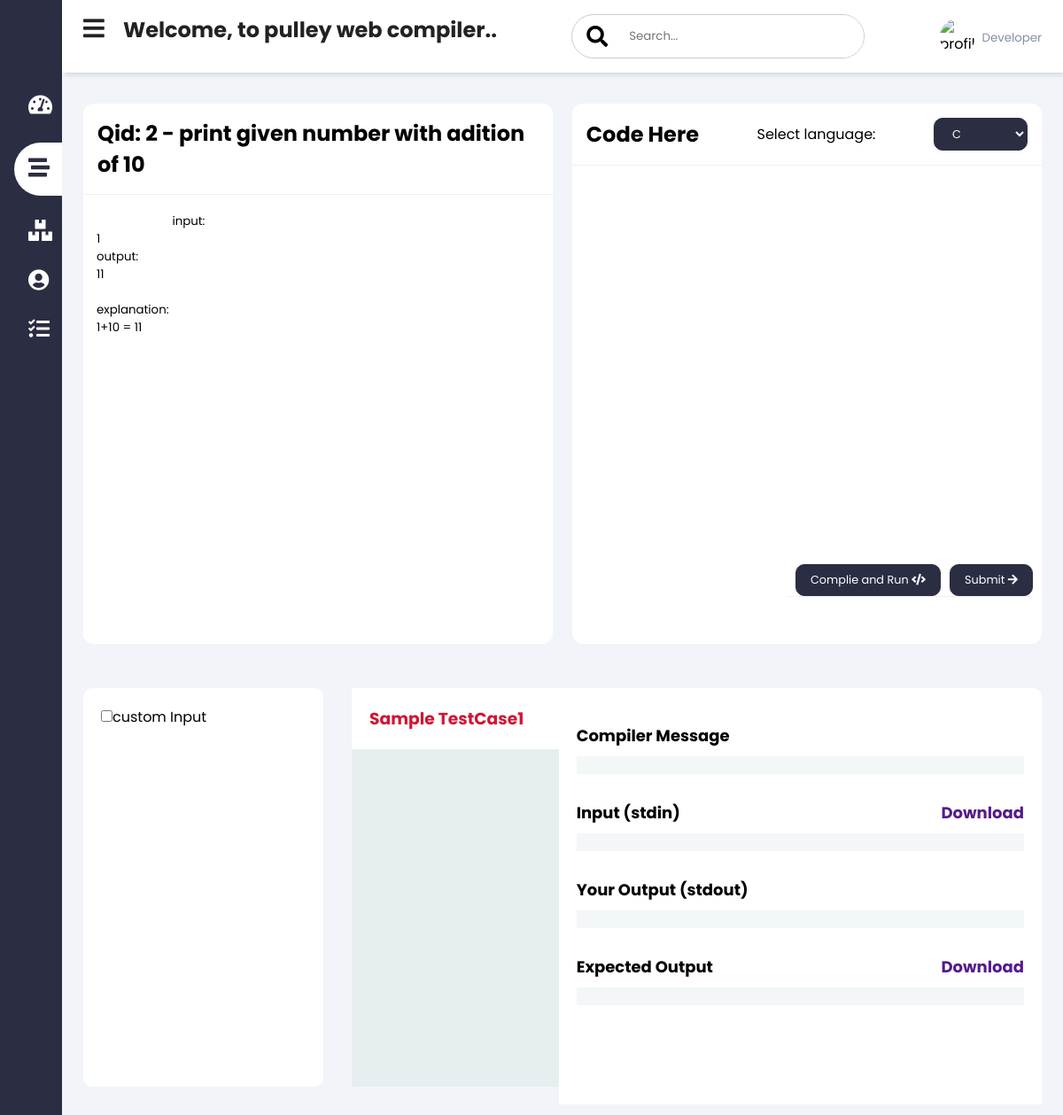
The app's page /pratice_compiler/2/ with its own data.
### Compiler/models.py (models this page shows, shortened)
class Pratice_Problems(models.Model):
    title = models.CharField(max_length=100,null=True)
    long_des = models.TextField(null=True)
    image = models.FileField(null=True, blank=True)
    inputt1 = models.TextField(null=True, blank=True)
    ex_outputt1 = models.TextField(null=True, blank=True)
    inputt2 = models.TextField(null=True, blank=True)
    ex_outputt2 = models.TextField(null=True, blank=True)
    inputt3 = models.TextField(null=True, blank=True)
    ex_outputt3 = models.TextField(null=True, blank=True)
    inputt4 = models.TextField(null=True, blank=True)
    ex_outputt4 = models.TextField(null=True, blank=True)
    inputt5 = models.TextField(null=True, blank=True)
    ex_outputt5 = models.TextField(null=True, blank=True)
    inputt6 = models.TextField(null=True, blank=True)
    ex_outputt6 = models.TextField(null=True, blank=True)
    inputt7 = models.TextField(null=True, blank=True)
    ex_outputt7 = models.TextField(null=True, blank=True)
    inputt8 = models.TextField(null=True, blank=True)
    ex_outputt8 = models.TextField(null=True, blank=True)
    inputt9 = models.TextField(null=True, blank=True)
    ex_outputt9 = models.TextField(null=True, blank=True)
    inputt10 = models.TextField(null=True, blank=True)
    ex_outputt10 = models.TextField(null=True, blank=True)

### Compiler/views.py (the view, shortened to what this page needs)
# urls.py: path('pratice_compiler/<int:pid>/', Solve_Pratice_Problem, name='SolvePraticeProblem'),
def Solve_Pratice_Problem(request, pid):
    data = Pratice_Problems.objects.get(id=pid)
    d = {'data':data}
    return render(request, 'pratice_compiler.html',d)

### Compiler/templates/pratice_compiler.html (shortened to what this page needs)
{% load static %}
<!DOCTYPE html>
<html>
<head>
    <link rel="stylesheet" href="https://use.fontawesome.com/releases/v5.15.3/css/all.css">
    <link rel="stylesheet" href="{% static 'assets/style.css' %}">
    <link rel="stylesheet" href="{% static 'assets/practice.css' %}">
</head>
<body>
    <div class="sidebar">
        <div class="sidebar-brand">
        </div>
        <div class="sidebar-menu">
          <ul>
              <li>
              <a href="{% url 'Compiler:Main_Compiler' %}">
                <span class="fas fa-tachometer-alt"></span>
              </a>
            </li>
            <li>
              <a href="{% url 'Compiler:Pratice' %}"class="active">
                <span class="fas fa-stream"></span>
              </a>
            </li>
            <li>
              <a href="{% url 'Compiler:All_Contest' %}">
                <span class="fas fa-boxes"></span>
              </a>
            </li>
            <li>
              <a href="#">
                <span class="fas fa-user-circle"></span>
              </a>
            </li>
            {% if request.user.is_authenticated %}
            <li>
              <a href="{% url 'Compiler:Logout' %}">
                <span class="fas fa-tasks"></span>
                <span>Logout</span>
              </a>
            </li>
            {% else %}
            <li>
              <a href="{% url 'Compiler:Login' %}">
                <span class="fas fa-tasks"></span>
              </a>
            </li>
            {% endif %}
          </ul>
        </div>
    </div>
    <div class="main-content">
      <header>
        <h2>
          <label for="nav-toggle">
            <span class="fas fa-bars"></span>
          </label>
          {% if request.user.is_authenticated %}
         Welcome, {{ request.user.first_name }} to pulley web compiler...
          {% else %}
          Welcome, to pulley web compiler..
          {% endif %}
        </h2>
        <div class="search-wrapper">
          <span class="fas fa-search"> </span>
          <input type="search" placeholder="Search..." />
        </div>
        <div class="user-wrapper">
         <img src="https://media-exp1.licdn.com/dms/image/C5103AQGd1Q7QeOkk2w/profile-displayphoto-shrink_400_400/0/1570086262982?e=1626307200&v=beta&t=hzxahV3DjxVr5YViy4QGGv8xssHJ0IwogiPxwjzX5F4" width="40px" height="40px" alt="profile-img">
         <div class="">
            <small>Developer</small>
         </div>
        </div>
      </header>
      <main>
          <div class="projects">
            <div class="practicecard card">
                <div class="card-header">
                  <h2>Qid: {{ data.id }} -  {{ data.title }}</h2>
                </div>
                <div class="card-body">
                    <textarea  name="" id="">
                        {{ data.long_des }}
                    </textarea>
                </div>
              </div>
            <div class="practicecard card">
                 <form id="code_form" action="{% url 'Compiler:SolvePraticeProblem' data.id %}">
              <div class="card-header">
                <h2>Code Here</h2>
                <label for="language">Select language: </label>
                <select name="language" id="language">
                  <option value="c">C</option>
                </select>
              </div>
              <div class="card-body">
                  <textarea  name="code_code" id="code_code">
                      {{code}}
                  </textarea>
                  <div  class="compiler">
                    <button type="submit">Complie and Run <span class="fas fa-code"></span> </button>
                    <button type="submit">Submit <span class="fas fa-arrow-right"></span> </button>
                  </div>
              </div>
            </div>
        </div>
        <div class="ritikwedssneha">
          <div class="pavitrakidrasti">
            <div>
              <label for=""><input type="checkbox" name="" id="Input_checkbox">custom Input</label>
            <br>
            </div>
          </div>
          <div class="yati-vaishnavi">
            <div class="left">
              <div class="testcase">
                  {% if message == "Test case Passed!" %}
                <h3 style="color:green;">Sample TestCase1</h3>
                  {% else %}
                  <h3>Sample TestCase1</h3>
                  {% endif %}
              </div>
            </div>
            <div class="right">
              <div class="compiler_test">
              <div class="compilerheading"><h4>Compiler Message</h4></div>
              <div class="compilerdata" ><p id="message">{{message}}</p></div>
            </div>
            <div class="compiler_test">
              <div class="compilerheading"><h4>Input (stdin)</h4><h4><a href="">Download</a></h4></div>
              <div class="compilerdata" ><p id="test_case">{{inn}}</p></div>
            </div>
            <div class="compiler_test">
              <div class="compilerheading"><h4>Your Output (stdout)</h4></div>
              <div class="compilerdata" ><p id="output">{{output}}</p></div>
            </div>
            <div class="compiler_test">
              <div class="compilerheading"><h4>Expected Output</h4><h4><a href="">Download</a></h4></div>
              <div class="compilerdata" ><p id="expected_output">{{ou}}</p></div>
            </div></div>
          </div>
        </div>
      </main>
    </div>
</body>
</html>

### Compiler/static/assets/style.css (style rules this page uses)
:root { --main-color: #2b2d42; --color-dark: #1D2231; --text-grey: #8390A2; }
* { padding: 0; margin: 0; box-sizing: border-box; list-style: none; text-decoration: none; font-family: 'Poppins' ,sans-serif; }
.sidebar { width: 245px; position: fixed; left: 0; top: 0; height: 100%; z-index: 100; background: var(--main-color); transition: width 300ms; }
.sidebar-brand { height: 90px; padding: 1rem 0rem 1rem 2rem; color: #fff; }
.sidebar-menu li { width: 100%; margin-bottom: 1.7rem; padding-left: 1rem; }
.sidebar-menu { margin-top: 1rem; }
.sidebar-menu a { padding-left: 1rem; display: block; color: #fff; font-size: 1.1rem; }
.sidebar-menu a span:first-child { font-size: 1.5rem; padding-right: 1rem; }
.sidebar-menu a.active { background: #fff; padding-top: 1rem; padding-bottom: 1rem; color: var(--main-color); border-radius: 30px 0px 0px 30px; }
.main-content { transition: margin-left 300ms; margin-left: 245px; }
header { background: #fff; display: flex; justify-content: space-between; padding: 1rem 1.5rem; box-shadow: 2px 2px 5px rgba(0, 0, 0, 0.2); position: fixed; left: 245px; top:0; z-index: 100; width: calc(100% - 245px); transition: left 300ms; }
header h2 { color: #222; }
header label span { font-size: 1.7rem; padding-right: 1rem; }
.search-wrapper { border: solid 1px #ccc; border-radius: 30px; height: 50px; display: flex; align-items: center; overflow-x: hidden; }
.search-wrapper span { display: inline-block; padding: 0rem 1rem; font-size: 1.5rem; }
.search-wrapper input { height: 100%; padding: .5rem; border: none; outline: none; }
.user-wrapper { display: flex; align-items: center; }
.user-wrapper img { border-radius: 50%; margin-right: .5rem; }
.user-wrapper small { display: inline-block; color: var(--text-grey); margin-top: -1px !important; }
main { margin-top: 85px; padding: 2rem 1.5rem; background: #f1f5f9; min-height: calc(100vh - 90px); }
.card { background: #fff; border-radius: 12px; }
.card-header { padding: 1rem; }
.card-header { display: flex; justify-content: space-between; align-items: center; border-bottom: 1px solid #f0f0f0; }
.card-header button,.card-header select { background: var(--main-color); border-radius: 10px; color: #fff; font-size: .8rem; padding: .5rem 1rem; border:1px solid var(--main-color); }
.compiler { position: absolute; right: 10px; bottom: 20px; display: flex; align-items: center; border-bottom: 1px solid #f0f0f0; }
.compiler button,.compiler a { cursor: pointer; background: var(--main-color); border-radius: 10px; color: #fff; margin-left: 10px; font-size: .8rem; padding: .5rem 1rem; border:1px solid var(--main-color); }
.card-body { position: relative; }
.card-body>textarea { padding: 20px 15px; min-height: 500px; width: 100%; max-height: 600px; overflow: scroll; resize: none; scroll-behavior: smooth; border: none; outline: none; }
@media only screen and (max-width: 1200px) { .sidebar { width: 70px ; } }
@media only screen and (max-width: 1200px) { .sidebar .sidebar-brand, .sidebar li { padding-left: 1rem; text-align: center; } }
@media only screen and (max-width: 1200px) { .main-content { margin-left: 70px; } }
@media only screen and (max-width: 1200px) { .main-content header { width: calc(100% - 70px); left:70px; } }

### Compiler/static/assets/practice.css (style rules this page uses)
.projects { width: 100% !important; display: flex; justify-content: space-between; }
.practicecard { width: 49%; }
.ritikwedssneha { margin-top: 50px; width: 100%; display: flex !important; justify-content: space-between; }
.pavitrakidrasti { background-color: white; width: 25%; height: 450px; padding: 20px; box-sizing: border-box; border-radius: 10px; }
.yati-vaishnavi { width: 72%; height: 450px; background-color: white; box-sizing: border-box; border-radius: 10px; display: flex; scroll-padding: 2px; }
.left { background-color: RGB(230, 238, 240); width: 30%; height: 100%; color: rgb(209, 21, 52); }
.testcase { padding: 20px 10px 20px 20px; background-color: rgb(255, 255, 255); }
.right { margin-top: 20px; overflow-y: scroll; min-height:100%; background-color: rgb(255, 255, 255); padding: 20px; width: 70%; }
.compilerdata { padding: 10px; font-size: 18px; background-color: #f3f7f8; }
.compilerheading { display: flex; font-weight: 300 !important; font-size: 18px !important; justify-content: space-between; margin-bottom: 10px; }
.compiler_test { margin-bottom: 30px; }

### records on screen
Pratice_Problems: id "2", title "print given number with adition of 10", long_des "input: 1 output: 11 explanation: 1+10 = 11"
